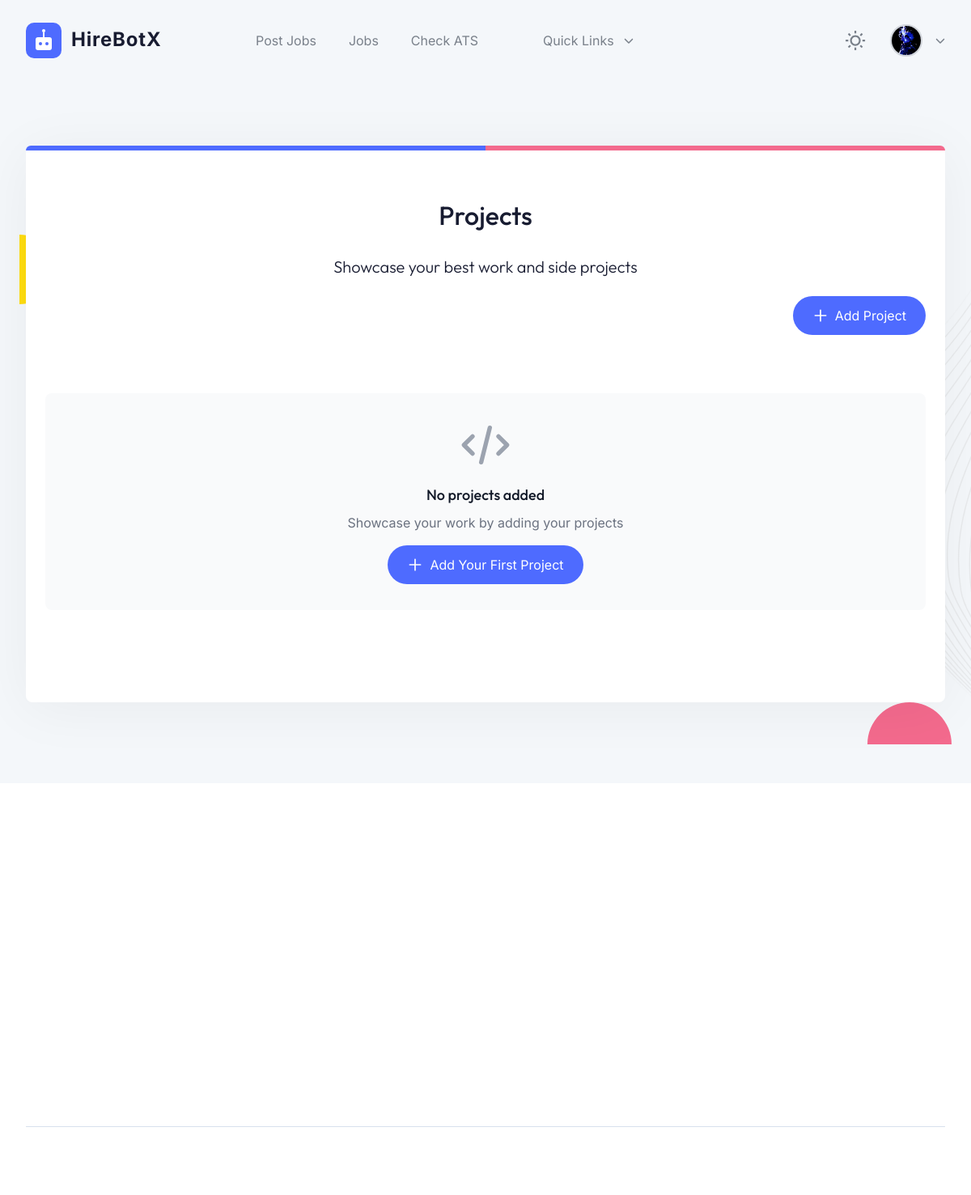
Page /applications/projects/ (signed in) on the earlier database version.
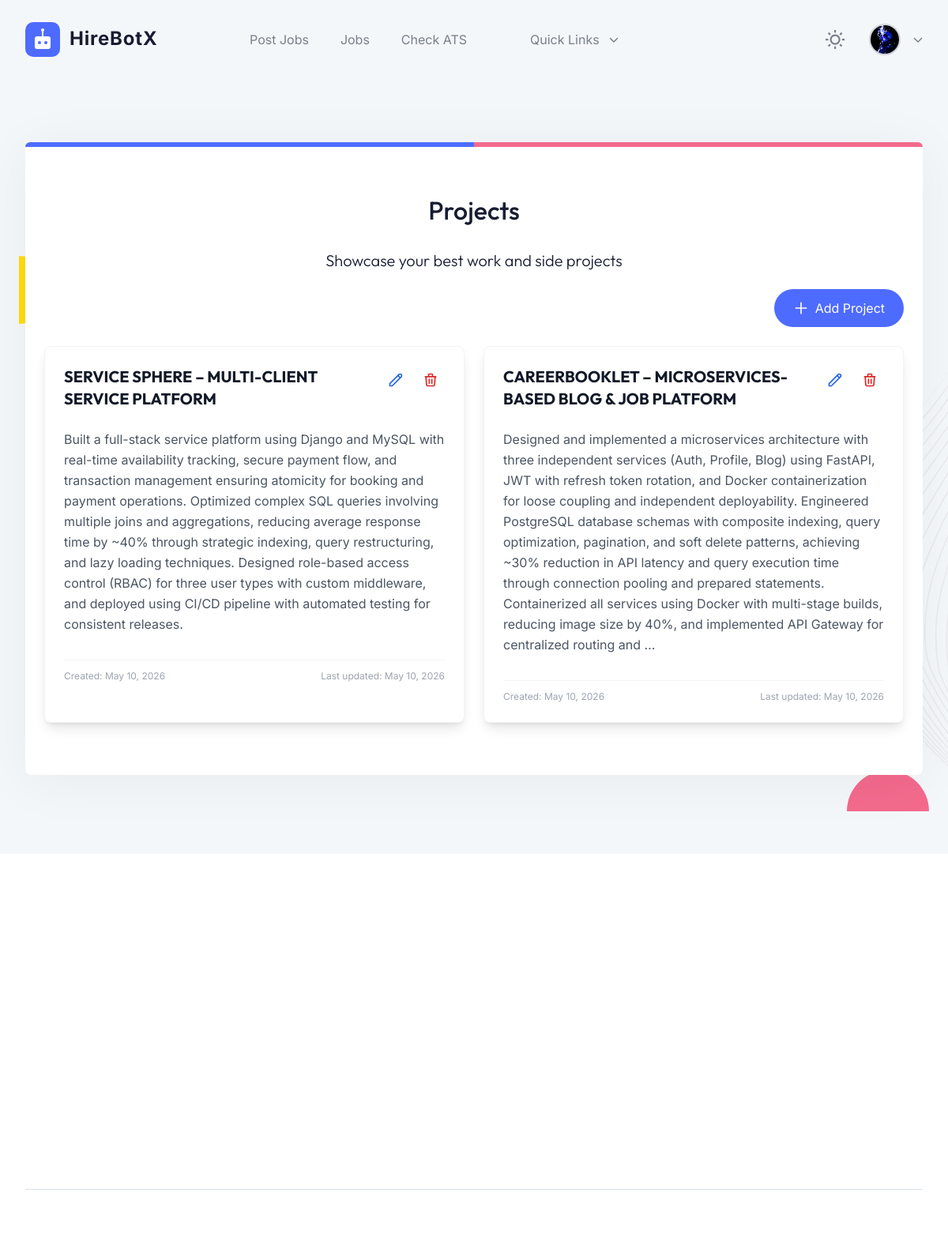
Same page on the later database version.
### applications/models.py (models this page shows)
class Project(models.Model):
    user = models.ForeignKey(User, on_delete=models.CASCADE, related_name='projects')
    title = models.CharField(max_length=255)
    description = models.TextField()
    live_link = models.URLField(blank=True, null=True)
    github_link = models.URLField(blank=True, null=True)
    created_at = models.DateTimeField(auto_now_add=True)
    updated_at = models.DateTimeField(auto_now=True)

### applications/views.py (the view)
# urls.py: path('projects/', views.ProjectListView.as_view(), name='project-list'),
class ProjectListView(LoginRequiredMixin, ListView):
    model = Project
    template_name = 'applications/project_list.html'
    context_object_name = 'projects'
    def get_queryset(self):
        return Project.objects.filter(user=self.request.user).order_by('-created_at')
    def get_context_data(self, **kwargs):
        context = super().get_context_data(**kwargs)
        context['section'] = 'project'
        return context

### user/context_processors.py (called while the page is built)
def global_context(request):
    context = {
        "notification_count": 0,
        "subscribed": False
    }
    if request.user.is_authenticated:
        context["notification_count"] = Notification.objects.filter(user=request.user, is_read=False).count()
        context["subscribed"] = Subscriber.objects.filter(email=request.user.email, is_subscribed=True).exists()
    return context

### applications/templates/applications/project_list.html (shortened to what the changed rows need)
{% extends "base.html" %}
{% load static %}
{% block page %}project-list{% endblock %}
{% block content %}
<section class="i pg fh rm ki xn vq gj qp gr hj rp hr">
    <div class="animate_top bb af i va sg hh sm vk xm yi _n jp hi ao kp w-full max-w-7xl mx-auto px-6">
        <div class="rj text-center">
            <h2 class="ek ck kk wm xb">Projects</h2>
        </div>
        <div class="grid grid-cols-1 lg:grid-cols-2 gap-6">
            {% for project in projects %}
            <div class="bg-white rounded-lg shadow-lg hover:shadow-xl transition-all duration-300 overflow-hidden border border-gray-100 group">
                <div class="p-6">
                    <div class="flex justify-between items-start mb-4">
                        <div class="flex-1">
                            <h3 class="text-xl font-bold text-gray-900 mb-2 group-hover:text-blue-600 transition-colors">
                                {{ project.title }}
                            </h3>
                        </div>
                        <div class="flex gap-2">
                            <a href="{% url 'project-update' project.pk %}{% if request.GET.next %}?next={{ request.GET.next }}{% endif %}"
                               class="text-blue-600 hover:text-blue-800 transition-colors p-2 hover:bg-blue-50 rounded-lg">
                                <svg class="w-5 h-5" fill="none" stroke="currentColor" viewBox="0 0 24 24">
                                    <path stroke-linecap="round" stroke-linejoin="round" stroke-width="2" d="M15.232 5.232l3.536 3.536m-2.036-5.036a2.5 2.5 0 113.536 3.536L6.5 21.036H3v-3.572L16.732 3.732z"></path>
                                </svg>
                            </a>
                            <a href="{% url 'project-delete' project.pk %}"
                               class="text-red-600 hover:text-red-800 transition-colors p-2 hover:bg-red-50 rounded-lg">
                                <svg class="w-5 h-5" fill="none" stroke="currentColor" viewBox="0 0 24 24">
                                    <path stroke-linecap="round" stroke-linejoin="round" stroke-width="2" d="M19 7l-.867 12.142A2 2 0 0116.138 21H7.862a2 2 0 01-1.995-1.858L5 7m5 4v6m4-6v6m1-10V4a1 1 0 00-1-1h-4a1 1 0 00-1 1v3M4 7h16"></path>
                                </svg>
                            </a>
                        </div>
                    </div>
                    <p class="text-gray-600 mb-4 leading-relaxed">{{ project.description|truncatewords:80 }}</p>
                    <div class="mt-4 pt-3 border-t border-gray-100 text-xs text-gray-400 flex justify-between items-center">
                        <span>Created: {{ project.created_at|date:"M d, Y" }}</span>
                        <span>Last updated: {{ project.updated_at|date:"M d, Y" }}</span>
                    </div>
                </div>
            </div>
            {% empty %}
            <div class="col-span-full text-center py-12">
                <div class="bg-gray-50 rounded-lg p-8">
                    <svg class="w-16 h-16 mx-auto text-gray-400 mb-4" fill="none" stroke="currentColor" viewBox="0 0 24 24">
                        <path stroke-linecap="round" stroke-linejoin="round" stroke-width="2" d="M10 20l4-16m4 4l4 4-4 4M6 16l-4-4 4-4"></path>
                    </svg>
                    <h3 class="text-lg font-medium text-gray-900 mb-2">No projects added</h3>
                    <p class="text-gray-500 mb-4">Showcase your work by adding your projects</p>
                    <a href="{% url 'project-create' %}" class="inline-flex items-center gap-2 gh lk rg il _l gi hi px-6 py-3">
                        <svg class="w-5 h-5" fill="none" stroke="currentColor" viewBox="0 0 24 24">
                            <path stroke-linecap="round" stroke-linejoin="round" stroke-width="2" d="M12 4v16m8-8H4"></path>
                        </svg>
                        Add Your First Project
                    </a>
                </div>
            </div>
            {% endfor %}
        </div>
    </div>
</section>
{% endblock %}

Differences in the rows shown:
now on this page (row edited): Project: title "SERVICE SPHERE – MULTI-CLIENT SERVICE PLATFORM", description "Built a full-stack service platform using Django and MySQL with real-time availability tracking, secure payment flow, and transaction management ensuring atomicity for booking and payment operations. Optimized complex SQL queries involving multiple joins and aggregations, reducing average response time by ~40% through strategic indexing, query restructuring, and lazy loading techniques. Designed role-based access control (RBAC) for three user types with custom middleware, and deployed using CI/CD pipeline with automated testing for consistent releases.", created_at "May 10, 2026", updated_at "May 10, 2026"
now on this page (row edited): Project: title "CAREERBOOKLET – MICROSERVICES-BASED BLOG & JOB PLATFORM", description "Designed and implemented a microservices architecture with three independent services (Auth, Profile, Blog) using FastAPI, JWT with refresh token rotation, and Docker containerization for loose coupling and independent deployability. Engineered PostgreSQL database schemas with composite indexing, query optimization, pagination, and soft delete patterns, achieving ~30% reduction in API latency and query execution time through connection pooling and prepared statements. Containerized all services using Docker with multi-stage builds, reducing image size by 40%, and implemented API Gateway for centralized routing and …", created_at "May 10, 2026", updated_at "May 10, 2026"
Other differences:
text no longer shown: "No projects added Showcase your work by adding your projects Add Your First Project"
